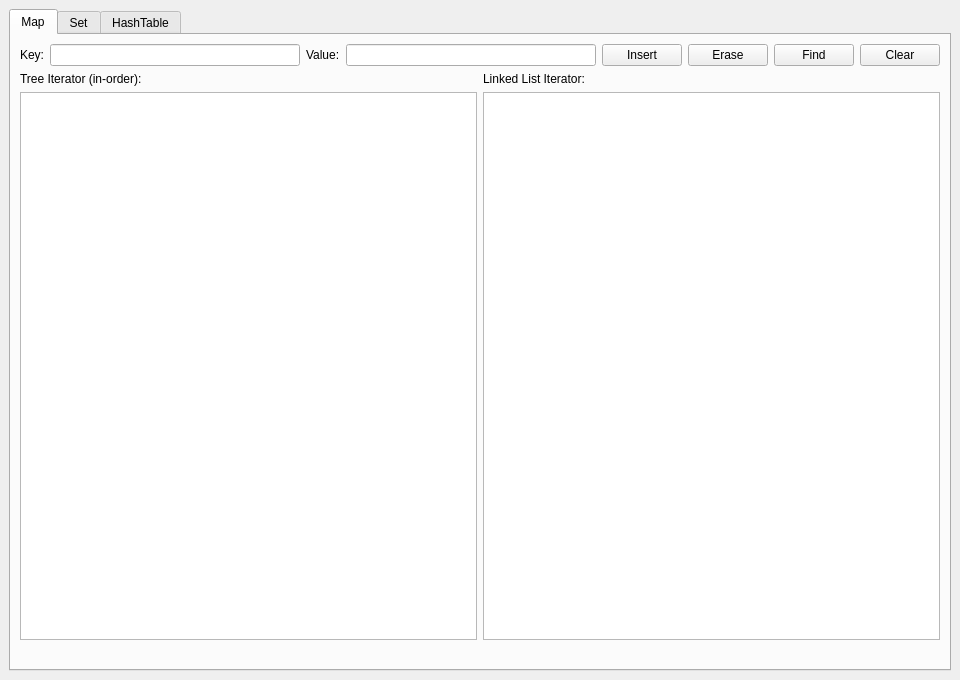
<?xml version="1.0" encoding="UTF-8"?>
<ui version="4.0">
 <class>MainWindow</class>
 <widget class="QMainWindow" name="MainWindow">
  <property name="geometry">
   <rect>
    <x>0</x>
    <y>0</y>
    <width>960</width>
    <height>680</height>
   </rect>
  </property>
  <property name="windowTitle">
   <string>Lab 8 — Map / Set / HashTable</string>
  </property>
  <widget class="QWidget" name="centralWidget">
   <layout class="QVBoxLayout" name="mainLayout">
    <item>
     <widget class="QTabWidget" name="tabWidget">
      <widget class="QWidget" name="tabMap">
       <attribute name="title"><string>Map</string></attribute>
       <layout class="QVBoxLayout">
        <item>
         <layout class="QHBoxLayout">
          <item><widget class="QLabel"><property name="text"><string>Key:</string></property></widget></item>
          <item><widget class="QLineEdit" name="mapKeyInput"/></item>
          <item><widget class="QLabel"><property name="text"><string>Value:</string></property></widget></item>
          <item><widget class="QLineEdit" name="mapValueInput"/></item>
          <item><widget class="QPushButton" name="mapInsertBtn"><property name="text"><string>Insert</string></property></widget></item>
          <item><widget class="QPushButton" name="mapEraseBtn"><property name="text"><string>Erase</string></property></widget></item>
          <item><widget class="QPushButton" name="mapFindBtn"><property name="text"><string>Find</string></property></widget></item>
          <item><widget class="QPushButton" name="mapClearBtn"><property name="text"><string>Clear</string></property></widget></item>
         </layout>
        </item>
        <item>
         <layout class="QHBoxLayout">
          <item>
           <layout class="QVBoxLayout">
            <item><widget class="QLabel"><property name="text"><string>Tree Iterator (in-order):</string></property></widget></item>
            <item><widget class="QListWidget" name="mapTreeList"/></item>
           </layout>
          </item>
          <item>
           <layout class="QVBoxLayout">
            <item><widget class="QLabel"><property name="text"><string>Linked List Iterator:</string></property></widget></item>
            <item><widget class="QListWidget" name="mapLinkedList"/></item>
           </layout>
          </item>
         </layout>
        </item>
        <item><widget class="QLabel" name="mapStatusLabel"><property name="text"><string></string></property></widget></item>
       </layout>
      </widget>

      <widget class="QWidget" name="tabSet">
       <attribute name="title"><string>Set</string></attribute>
       <layout class="QVBoxLayout">
        <item>
         <layout class="QHBoxLayout">
          <item><widget class="QLabel"><property name="text"><string>Key:</string></property></widget></item>
          <item><widget class="QLineEdit" name="setKeyInput"/></item>
          <item><widget class="QPushButton" name="setInsertBtn"><property name="text"><string>Insert</string></property></widget></item>
          <item><widget class="QPushButton" name="setEraseBtn"><property name="text"><string>Erase</string></property></widget></item>
          <item><widget class="QPushButton" name="setContainsBtn"><property name="text"><string>Contains?</string></property></widget></item>
          <item><widget class="QPushButton" name="setClearBtn"><property name="text"><string>Clear</string></property></widget></item>
         </layout>
        </item>
        <item>
         <layout class="QHBoxLayout">
          <item>
           <layout class="QVBoxLayout">
            <item><widget class="QLabel"><property name="text"><string>Tree Iterator:</string></property></widget></item>
            <item><widget class="QListWidget" name="setTreeList"/></item>
           </layout>
          </item>
          <item>
           <layout class="QVBoxLayout">
            <item><widget class="QLabel"><property name="text"><string>Linked List Iterator:</string></property></widget></item>
            <item><widget class="QListWidget" name="setLinkedList"/></item>
           </layout>
          </item>
         </layout>
        </item>
        <item><widget class="QLabel" name="setStatusLabel"><property name="text"><string></string></property></widget></item>
       </layout>
      </widget>

      <widget class="QWidget" name="tabHash">
       <attribute name="title"><string>HashTable</string></attribute>
       <layout class="QVBoxLayout">
        <item>
         <layout class="QHBoxLayout">
          <item><widget class="QLabel"><property name="text"><string>Key:</string></property></widget></item>
          <item><widget class="QLineEdit" name="hashKeyInput"/></item>
          <item><widget class="QLabel"><property name="text"><string>Value:</string></property></widget></item>
          <item><widget class="QLineEdit" name="hashValueInput"/></item>
          <item><widget class="QPushButton" name="hashInsertBtn"><property name="text"><string>Insert</string></property></widget></item>
          <item><widget class="QPushButton" name="hashEraseBtn"><property name="text"><string>Erase</string></property></widget></item>
          <item><widget class="QPushButton" name="hashFindBtn"><property name="text"><string>Contains?</string></property></widget></item>
          <item><widget class="QPushButton" name="hashClearBtn"><property name="text"><string>Clear</string></property></widget></item>
         </layout>
        </item>
        <item>
         <layout class="QHBoxLayout">
          <item>
           <layout class="QVBoxLayout">
            <item><widget class="QLabel"><property name="text"><string>Contents:</string></property></widget></item>
            <item><widget class="QListWidget" name="hashList"/></item>
           </layout>
          </item>
          <item>
           <layout class="QVBoxLayout">
            <item><widget class="QLabel"><property name="text"><string>Stats:</string></property></widget></item>
            <item><widget class="QLabel" name="hashStatsLabel"><property name="text"><string>Size: 0  Capacity: 16</string></property></widget></item>
           </layout>
          </item>
         </layout>
        </item>
        <item><widget class="QLabel" name="hashStatusLabel"><property name="text"><string></string></property></widget></item>
       </layout>
      </widget>
     </widget>
    </item>
   </layout>
  </widget>
 </widget>
</ui>
